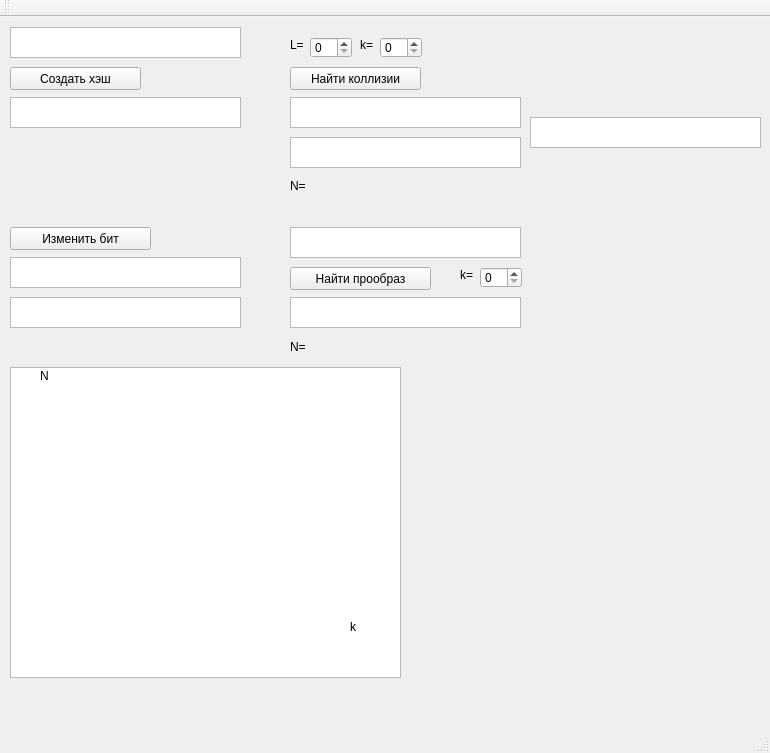
<?xml version="1.0" encoding="UTF-8"?>
<ui version="4.0">
 <class>MainWindow</class>
 <widget class="QMainWindow" name="MainWindow">
  <property name="geometry">
   <rect>
    <x>0</x>
    <y>0</y>
    <width>770</width>
    <height>753</height>
   </rect>
  </property>
  <property name="windowTitle">
   <string>MainWindow</string>
  </property>
  <widget class="QWidget" name="centralWidget">
   <widget class="QTextEdit" name="textEdit">
    <property name="geometry">
     <rect>
      <x>10</x>
      <y>10</y>
      <width>231</width>
      <height>31</height>
     </rect>
    </property>
   </widget>
   <widget class="QPushButton" name="hashButton">
    <property name="geometry">
     <rect>
      <x>10</x>
      <y>50</y>
      <width>131</width>
      <height>23</height>
     </rect>
    </property>
    <property name="text">
     <string>Создать хэш</string>
    </property>
   </widget>
   <widget class="QTextEdit" name="hashEdit">
    <property name="geometry">
     <rect>
      <x>10</x>
      <y>80</y>
      <width>231</width>
      <height>31</height>
     </rect>
    </property>
   </widget>
   <widget class="QPushButton" name="changeBitPushButton">
    <property name="geometry">
     <rect>
      <x>10</x>
      <y>210</y>
      <width>141</width>
      <height>23</height>
     </rect>
    </property>
    <property name="text">
     <string>Изменить бит</string>
    </property>
   </widget>
   <widget class="QTextEdit" name="textAfterChangeEdit">
    <property name="geometry">
     <rect>
      <x>10</x>
      <y>240</y>
      <width>231</width>
      <height>31</height>
     </rect>
    </property>
   </widget>
   <widget class="QTextEdit" name="hashAfterChangeEdit">
    <property name="geometry">
     <rect>
      <x>10</x>
      <y>280</y>
      <width>231</width>
      <height>31</height>
     </rect>
    </property>
   </widget>
   <widget class="QPushButton" name="findColPushButton">
    <property name="geometry">
     <rect>
      <x>290</x>
      <y>50</y>
      <width>131</width>
      <height>23</height>
     </rect>
    </property>
    <property name="text">
     <string>Найти коллизии</string>
    </property>
   </widget>
   <widget class="QSpinBox" name="LSpinBox">
    <property name="geometry">
     <rect>
      <x>310</x>
      <y>20</y>
      <width>42</width>
      <height>21</height>
     </rect>
    </property>
   </widget>
   <widget class="QSpinBox" name="kSpinBox">
    <property name="geometry">
     <rect>
      <x>380</x>
      <y>20</y>
      <width>42</width>
      <height>21</height>
     </rect>
    </property>
   </widget>
   <widget class="QLabel" name="label">
    <property name="geometry">
     <rect>
      <x>290</x>
      <y>20</y>
      <width>21</width>
      <height>16</height>
     </rect>
    </property>
    <property name="text">
     <string>L=</string>
    </property>
   </widget>
   <widget class="QLabel" name="label_2">
    <property name="geometry">
     <rect>
      <x>360</x>
      <y>20</y>
      <width>21</width>
      <height>16</height>
     </rect>
    </property>
    <property name="text">
     <string>k=</string>
    </property>
   </widget>
   <widget class="QTextEdit" name="colEdit1">
    <property name="geometry">
     <rect>
      <x>290</x>
      <y>80</y>
      <width>231</width>
      <height>31</height>
     </rect>
    </property>
   </widget>
   <widget class="QTextEdit" name="colEdit2">
    <property name="geometry">
     <rect>
      <x>290</x>
      <y>120</y>
      <width>231</width>
      <height>31</height>
     </rect>
    </property>
   </widget>
   <widget class="QLabel" name="label_3">
    <property name="geometry">
     <rect>
      <x>290</x>
      <y>160</y>
      <width>21</width>
      <height>17</height>
     </rect>
    </property>
    <property name="text">
     <string>N=</string>
    </property>
   </widget>
   <widget class="QLabel" name="label_6">
    <property name="geometry">
     <rect>
      <x>280</x>
      <y>160</y>
      <width>67</width>
      <height>17</height>
     </rect>
    </property>
    <property name="text">
     <string/>
    </property>
   </widget>
   <widget class="QTextEdit" name="textForProtEdit">
    <property name="geometry">
     <rect>
      <x>290</x>
      <y>210</y>
      <width>231</width>
      <height>31</height>
     </rect>
    </property>
   </widget>
   <widget class="QPushButton" name="findProtPushButton">
    <property name="geometry">
     <rect>
      <x>290</x>
      <y>250</y>
      <width>141</width>
      <height>23</height>
     </rect>
    </property>
    <property name="text">
     <string>Найти прообраз</string>
    </property>
   </widget>
   <widget class="QTextEdit" name="protEdit">
    <property name="geometry">
     <rect>
      <x>290</x>
      <y>280</y>
      <width>231</width>
      <height>31</height>
     </rect>
    </property>
   </widget>
   <widget class="QSpinBox" name="k2SpinBox">
    <property name="geometry">
     <rect>
      <x>480</x>
      <y>250</y>
      <width>42</width>
      <height>21</height>
     </rect>
    </property>
   </widget>
   <widget class="QLabel" name="label_4">
    <property name="geometry">
     <rect>
      <x>460</x>
      <y>250</y>
      <width>21</width>
      <height>16</height>
     </rect>
    </property>
    <property name="text">
     <string>k=</string>
    </property>
   </widget>
   <widget class="QLabel" name="Nlabel">
    <property name="geometry">
     <rect>
      <x>310</x>
      <y>160</y>
      <width>67</width>
      <height>17</height>
     </rect>
    </property>
    <property name="text">
     <string/>
    </property>
   </widget>
   <widget class="QLabel" name="label_5">
    <property name="geometry">
     <rect>
      <x>290</x>
      <y>320</y>
      <width>71</width>
      <height>20</height>
     </rect>
    </property>
    <property name="text">
     <string>N=</string>
    </property>
   </widget>
   <widget class="QLabel" name="N2label">
    <property name="geometry">
     <rect>
      <x>310</x>
      <y>322</y>
      <width>67</width>
      <height>17</height>
     </rect>
    </property>
    <property name="text">
     <string/>
    </property>
   </widget>
   <widget class="QTextEdit" name="sameHashEdit">
    <property name="geometry">
     <rect>
      <x>530</x>
      <y>100</y>
      <width>231</width>
      <height>31</height>
     </rect>
    </property>
   </widget>
   <widget class="QGraphicsView" name="graphicsView">
    <property name="geometry">
     <rect>
      <x>10</x>
      <y>350</y>
      <width>391</width>
      <height>311</height>
     </rect>
    </property>
   </widget>
   <widget class="QLabel" name="label_7">
    <property name="geometry">
     <rect>
      <x>40</x>
      <y>350</y>
      <width>67</width>
      <height>17</height>
     </rect>
    </property>
    <property name="text">
     <string>N</string>
    </property>
   </widget>
   <widget class="QLabel" name="label_8">
    <property name="geometry">
     <rect>
      <x>350</x>
      <y>600</y>
      <width>31</width>
      <height>20</height>
     </rect>
    </property>
    <property name="text">
     <string>k</string>
    </property>
   </widget>
  </widget>
  <widget class="QMenuBar" name="menuBar">
   <property name="geometry">
    <rect>
     <x>0</x>
     <y>0</y>
     <width>770</width>
     <height>22</height>
    </rect>
   </property>
  </widget>
  <widget class="QToolBar" name="mainToolBar">
   <attribute name="toolBarArea">
    <enum>TopToolBarArea</enum>
   </attribute>
   <attribute name="toolBarBreak">
    <bool>false</bool>
   </attribute>
  </widget>
  <widget class="QStatusBar" name="statusBar"/>
 </widget>
 <layoutdefault spacing="6" margin="11"/>
 <resources/>
 <connections/>
</ui>
